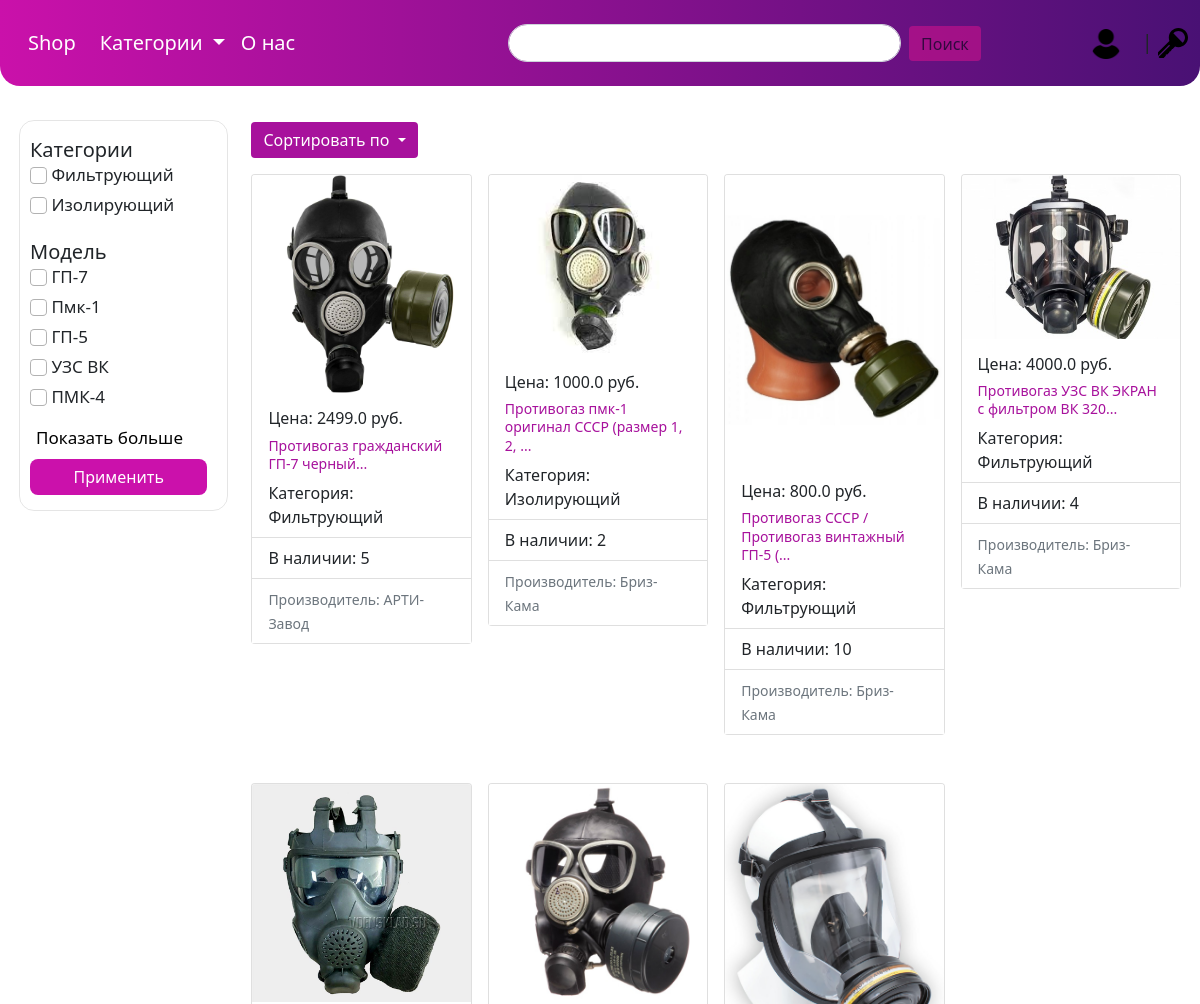
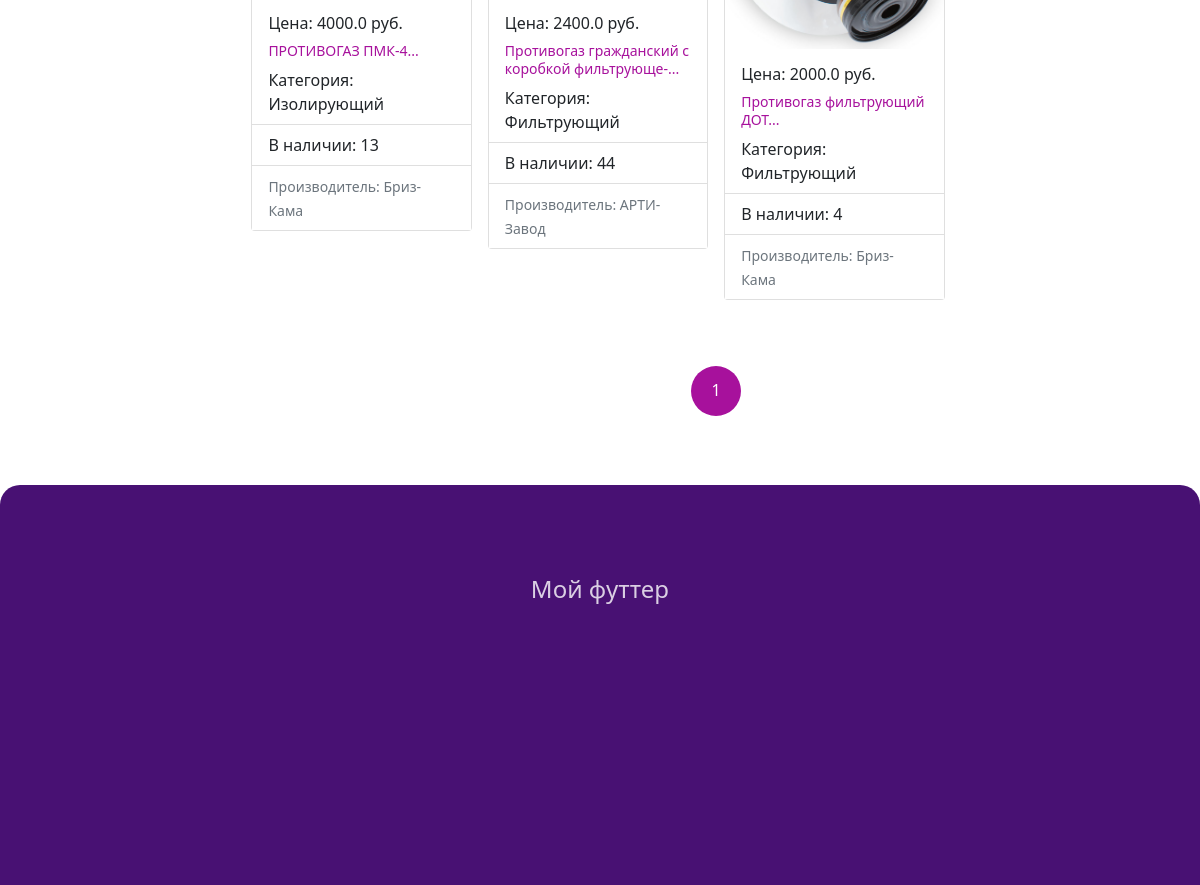
/shop/, run on an earlier commit of the app's database (2 pictures, top to bottom).
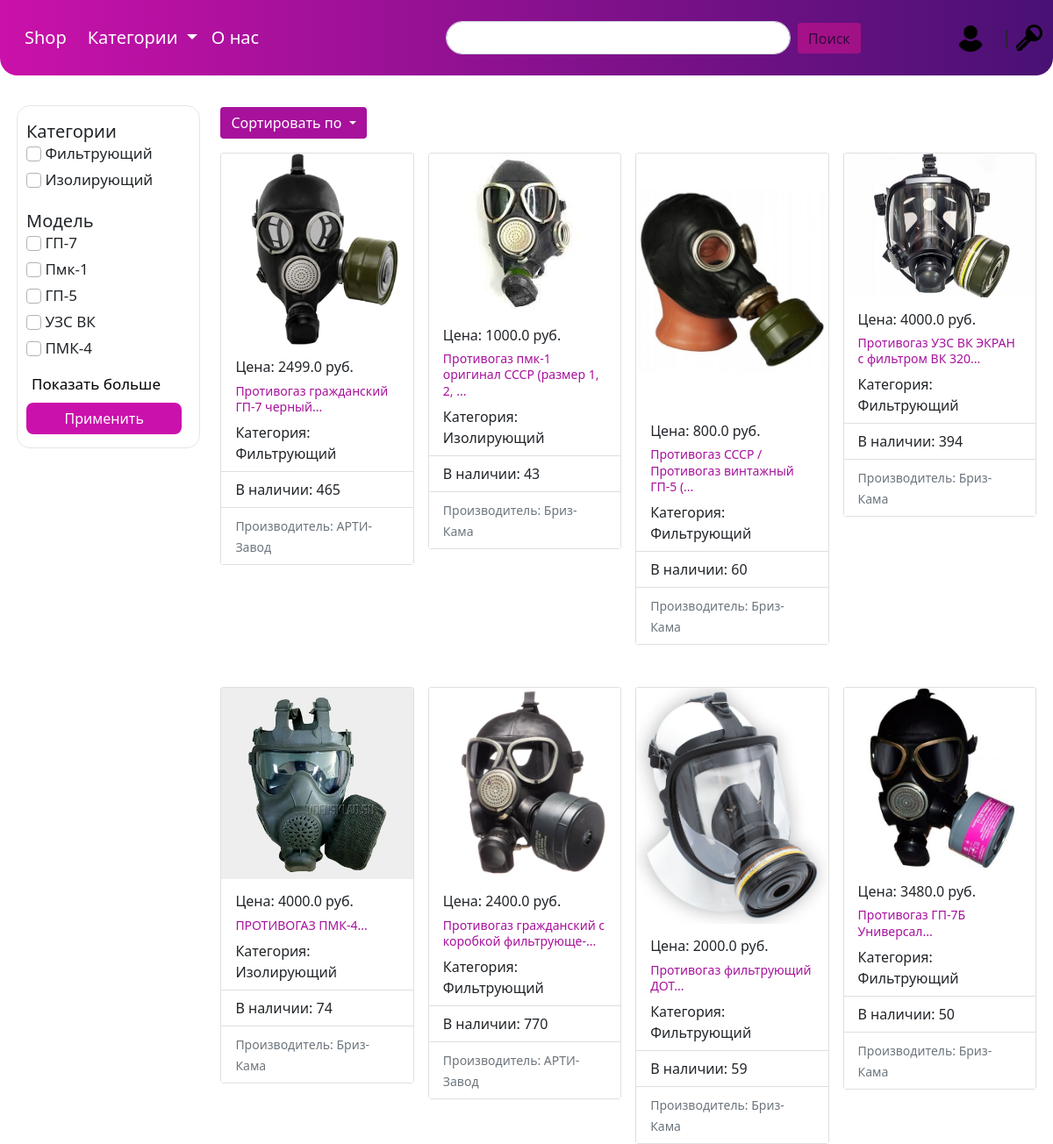
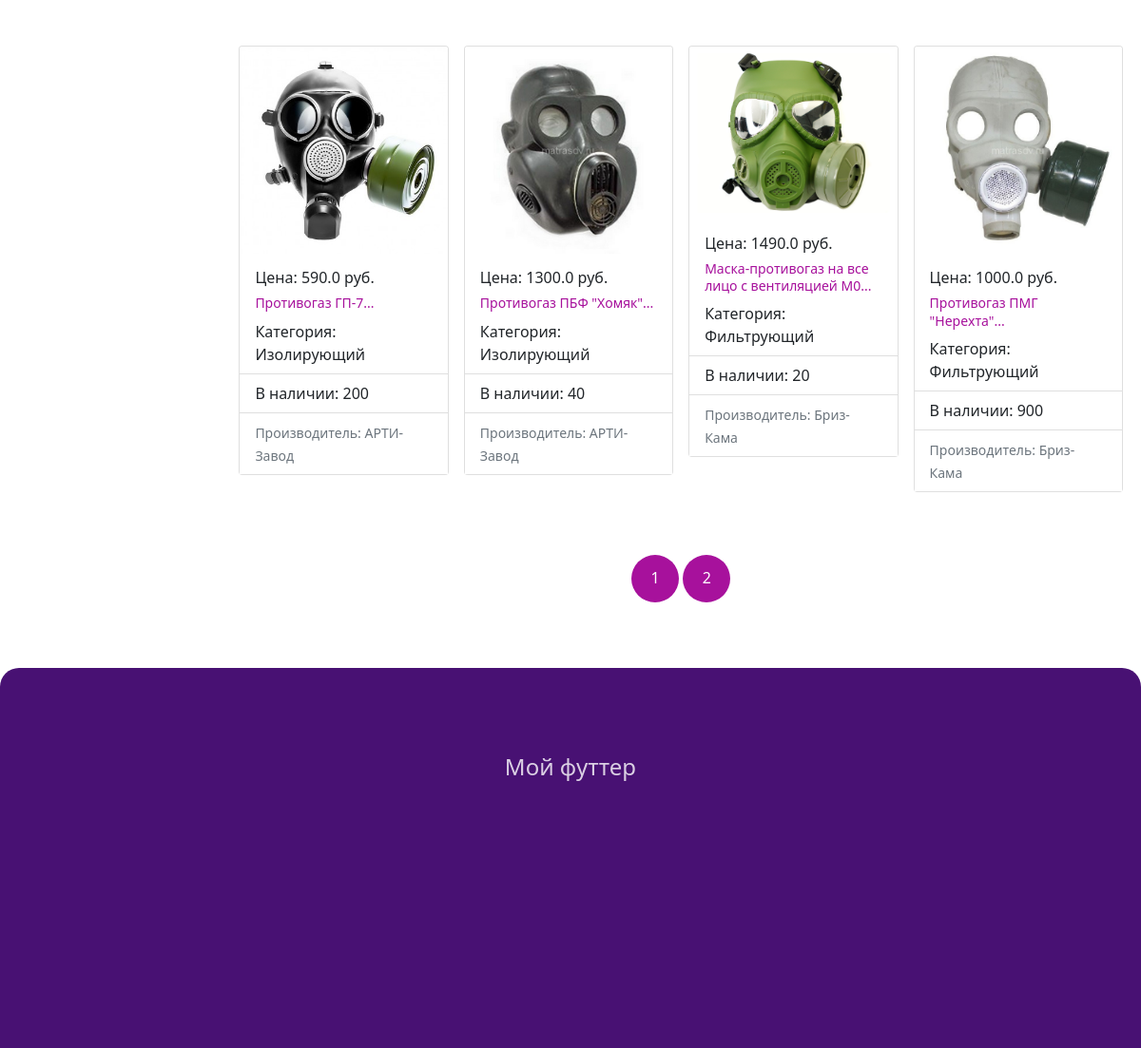
And on a later commit of the database (2 pictures, top to bottom).
### shop/models.py (models this page shows, shortened)
class Category(models.Model):
    name = models.CharField(max_length=255, unique=True, verbose_name='Имя категории')
    content = models.TextField(blank=True, verbose_name='Описание')
    is_availability = models.BooleanField(default=False, verbose_name='Доступность')
    quantity = models.IntegerField(default=0, verbose_name='Кол-во в наличии')
    slug = models.SlugField(max_length=255, unique=True, db_index=True, verbose_name='URL')
    def get_absolute_url(self):
        return reverse('category', kwargs={'cat_slug': self.slug})
    def __str__(self):
        return self.name
    class Meta:
        verbose_name = 'Категория'
        verbose_name_plural = 'Категории'

class Product(models.Model):
    name = models.CharField(max_length=255, unique=True, verbose_name='Имя товара')
    content = models.TextField(blank=True, verbose_name='Описание')
    image = models.ImageField(upload_to='photos/product/%Y/%m/%d', verbose_name='Изображение')
    model = models.CharField(max_length=255, blank=False, verbose_name='Модель товара')
    price = models.FloatField(verbose_name='Цена')
    is_availability = models.BooleanField(default=False, verbose_name='Доступность')
    quantity = models.IntegerField(default=0, verbose_name='Кол-во в наличии')
    slug = models.SlugField(max_length=255, unique=True, db_index=True, verbose_name='URL')
    cat = models.ForeignKey('Category', on_delete=models.CASCADE, verbose_name='Категория')
    manuf = models.ForeignKey('Manufacturer', on_delete=models.CASCADE, verbose_name='Производитель')
    def get_absolute_url(self):
        return reverse('product-info', kwargs={'product_slug': self.slug})
    class Meta:
        verbose_name = 'Товар'
        verbose_name_plural = 'Товары'

class Manufacturer(models.Model):  # Производитель
    name = models.CharField(max_length=255, unique=True, verbose_name='Имя производителя')
    content = models.TextField(blank=True, verbose_name='Описание')
    logo = models.ImageField(upload_to='photos/manufacturer/%Y/%m/%d', verbose_name='Лого')
    slug = models.SlugField(max_length=255, unique=True, db_index=True, verbose_name='URL')
    def __str__(self):
        return self.name
    class Meta:
        verbose_name = 'Производитель'
        verbose_name_plural = 'Производители'

### shop/views.py (the view)
# urls.py: path('', HomePage.as_view(), name='home'),  # роут главной страницы
class HomePage(ListView):
    paginate_by = 12
    model = Product
    template_name = 'shop/index.html'
    context_object_name = 'produsts'
    ordering = ['id']
    def get_queryset(self):
        if self.request.GET and self.request.GET.get('orderby') is not None:
            return Product.objects.filter(is_availability=True, quantity__gte=0).order_by(self.request.GET.get('orderby'))
        else:
            return Product.objects.filter(is_availability=True, quantity__gte=0)
    def get_context_data(self, *, object_list=None, **kwargs):
        context = super().get_context_data(**kwargs)
        context['title'] = "Главная страница"
        context['name_url'] = "home"
        return context

### shop/templatetags/mytag.py (called while the page is built)
@register.simple_tag()
def get_categories():
    return Category.objects.all()

@register.simple_tag()
def get_models():
    return Product.objects.all().values('model')

### shop/templates/shop/index.html (shortened to what this page needs)
{% extends 'shop/base.html' %}
{% load mytag %}
{% block content %}
    <div class="filter-block">
        <div class="children-block-filter">
            <form method="GET" action="{% url 'home' %}">
                {% include 'shop/left-filter.html' %}
            </form>
        </div>
    </div>
    <div class="product-block">
        <div class="dropdown">
            <form action="{% url 'home' %}" method="get" id="sortProduct">
                {% include 'shop/order-list.html' %}
            </form>
        </div>
        {% include 'shop/list_product.html' %}
        <div class="block-paginate">
            <div class="children-block-paginate">
                {% for p in paginator.page_range %}
                    <a href="?page={{ p }}">
                        <div class="pag-center">{{ p }}</div>
                    </a>
                {% endfor %}
            </div>
        </div>
    </div>
{% endblock %}

### shop/templates/shop/left-filter.html (shortened to what this page needs)
{% load mytag %}
<div class="filter-cat">
    <h5>Категории</h5>
    {% get_categories as cat %}
    {% for c in cat %}
        <p><input class="form-check-input" type="checkbox" value="{{ c }}" id="flexCheckDefault"> {{ c }}</p>
    {% endfor %}
</div>
<div>
    <h5>Модель</h5>
    {% get_models as models %}
    {% for m in models|slice:'5' %}
        <p><input class="form-check-input" type="checkbox" value="{{ m.model }}" id="flexCheckDefault"> {{ m.model |capfirst }}</p>
    {% endfor %}
    <button id="show-more-button" onclick="get_more()" class="button-show-more" type="button">Показать больше</button>
</div>
<div>
    <button type="submit" class="btn btn-primary button-filter">Применить</button>
</div>

### shop/templates/shop/list_product.html (shortened to what this page needs)
<div class="row row-cols-1 row-cols-md-4 g-3">
    {% for product in produsts %}
        <div class="col">
            <div class="card my-sm-3 mx-auto">
                <div class="row g-0">
                    <img src="{{ product.image.url }}" class="card-img-top">
                    <div class="card-body">
                        <h6 class="card-title">Цена: {{ product.price }} руб.</h6>
                        <a href="{{ product.get_absolute_url }}" class="link-product"><p class="card-text">{{ product.name|slice:"45" }}...</p></a>
                    </div>
                    <ul class="list-group list-group-flush">
                        <li class="list-group-item">Категория: {{ product.cat }}</li>
                        <li class="list-group-item">В наличии: {{ product.quantity }}</li>
                        <li class="list-group-item"><small class="text-muted">Производитель: {{ product.manuf }}</small></li>
                    </ul>
                </div>
            </div>
        </div>
    {% endfor %}
</div>

What changed in the data, as far as the page shows it:
changed Product "Противогаз гражданский ГП-7 черный": quantity "5" → "465"
changed Product "Противогаз пмк-1 оригинал СССР (размер 1, 2,": quantity "2" → "43"
changed Product "Противогаз СССР / Противогаз винтажный ГП-5 (": quantity "10" → "60"
changed Product "Противогаз УЗС ВК ЭКРАН с фильтром ВК 320": quantity "4" → "394"
changed Product "ПРОТИВОГАЗ ПМК-4": quantity "13" → "74"
changed Product "Противогаз гражданский с коробкой фильтрующе-": quantity "44" → "770"
changed Product "Противогаз фильтрующий ДОТ": quantity "4" → "59"
added Product: image (picture), price "3480.0", name "Противогаз ГП-7Б Универсал", cat "Фильтрующий", quantity "50", manuf "Бриз-Кама"
added Product: image (picture), price "590.0", name "Противогаз ГП-7", cat "Изолирующий", quantity "200", manuf "АРТИ-Завод"
added Product: image (picture), price "1300.0", name "Противогаз ПБФ \"Хомяк\"", cat "Изолирующий", quantity "40", manuf "АРТИ-Завод"
added Product: image (picture), price "1490.0", name "Маска-противогаз на все лицо с вентиляцией M0", cat "Фильтрующий", quantity "20", manuf "Бриз-Кама"
added Product: image (picture), price "1000.0", name "Противогаз ПМГ \"Нерехта\"", cat "Фильтрующий", quantity "900", manuf "Бриз-Кама"
Also different on the page:
new list line: "2"
